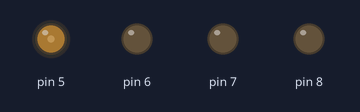
A sketch run on a simulated Arduino Uno, built with avr-gcc and run on an emulated ATmega328P. On the bench: output pins drawn as LEDs (lit = HIGH).

Above: at 0.05 s.
At 6.55 s:
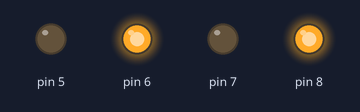
At 9.85 s:
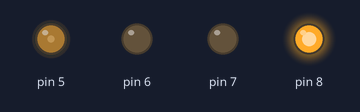
At 13.15 s:
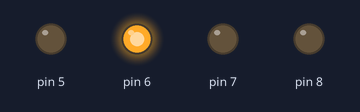
Timing chart, 0 to 17.2 s (numbered marks = the images above):
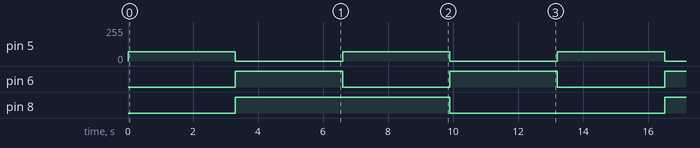

The sketch:

R_MotorDebug.ino
```cpp
/*
  Motor Debugging Program
 By Human(Ashish Mehrotra)
 */

void setup()
{
  pinMode(5,OUTPUT);
  pinMode(6,OUTPUT);
  pinMode(7,OUTPUT);
  pinMode(8,OUTPUT);
}
void loop()
{
  debug(5,6,7,8,70);
}
void goAllBackward(int m11,int m12,int m21,int m22,int analogSpeed)
{
  for(int i=0;i<15;i++)
  {
    analogWrite(m21,LOW);
    digitalWrite(m22,analogSpeed);
    analogWrite(m11,LOW);
    digitalWrite(m12,analogSpeed);
    delay(200);
  }
}
void goAllForward(int m11,int m12,int m21,int m22,int analogSpeed)
{
  for(int i=0;i<15;i++)
  {
    analogWrite(m21,analogSpeed);
    digitalWrite(m22,LOW);
    analogWrite(m11,analogSpeed);
    digitalWrite(m12,LOW);
    delay(200);
  }
}
//-------------------------FUNCTIONS FOR WHEEL MOVEMENT IN ALTERNATE DIRECTIONS------------------------------
void goAlternate1(int m11,int m12,int m21,int m22,int analogSpeed)
{
  for(int i=0;i<15;i++)
  {
    analogWrite(m21,LOW);
    digitalWrite(m22,analogSpeed);
    analogWrite(m11,analogSpeed);
    digitalWrite(m12,LOW);
    delay(200);
  }
}
void goAlternate2(int m11,int m12,int m21,int m22,int analogSpeed)
{
  for(int i=0;i<15;i++)
  {
    analogWrite(m11,LOW);
    digitalWrite(m12,analogSpeed);
    analogWrite(m21,analogSpeed);
    digitalWrite(m22,LOW);
    delay(200);
  }
}
//----------------------------------------------------------------------------------------------------------
void debug(int m11,int m12,int m21,int m22,int analogSpeed) //Keep m11 high and m12 low for forward
{                                           //Keep m21 high and m22 low for forward
  Serial.println("Both forward");
  goAllForward(m11,m12,m21,m22,analogSpeed);
  delay(300);
  Serial.println("Both backward");
  goAllBackward(m11,m12,m21,m22,analogSpeed);
  delay(300);
  goAlternate1(m11,m12,m21,m22,analogSpeed);
  delay(300);
  goAlternate2(m11,m12,m21,m22,analogSpeed);
  delay(300);
}
```

Measured:
- by itself, pin 5: alternates 70/255 for 3.3 s and 0/255 for 3.3 s
- by itself, pin 6: alternates HIGH for 3.3 s and LOW for 3.3 s
- by itself, pin 8: alternates HIGH for 6.6 s and LOW for 6.6 s
